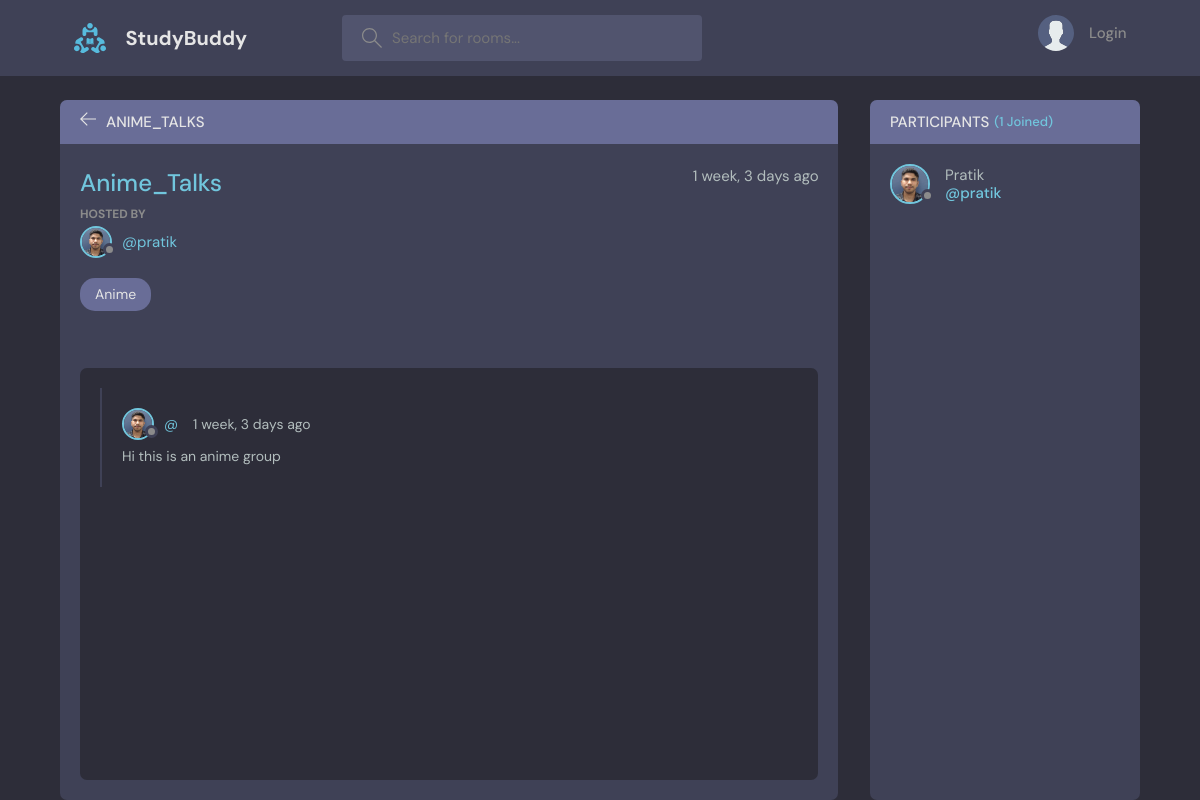
Page /room/2/ on the committed database.
### base/models.py (models this page shows, shortened)
class Room(models.Model):
    host = models.ForeignKey(User,on_delete=models.SET_NULL,null=True)
    topic = models.ForeignKey(Topic,on_delete=models.SET_NULL,null=True)
    name = models.CharField(max_length=200)
    description = models.TextField(null=True,blank=True)
    participants = models.ManyToManyField(User,related_name='participants',blank=True)
    updated = models.DateTimeField(auto_now=True) # takes a time stamp everytime the data is updated so basically
    created = models.DateTimeField(auto_now_add=True)  #timestamp is created when we create and save the instance
    class Meta:
        ordering = ['-updated','-created']

class User(AbstractUser):
    name = models.CharField(max_length=200 ,null=True)
    email = models.EmailField(unique=True)
    bio = models.TextField(blank=True,null=True)
    avatar = models.ImageField(null=True,default='avatar.svg')
    USERNAME_FIELD = 'email'
    REQUIRED_FIELDS = []

class Topic(models.Model):
  name = models.CharField(max_length=200)
  def __str__(self):
     return self.name

class Message(models.Model):
    owner = models.ForeignKey(User,on_delete=models.CASCADE)
    room = models.ForeignKey(Room,on_delete=models.CASCADE)#room get deleted all the message for that room is deleted
    body = models.TextField()
    updated = models.DateTimeField(auto_now=True)
    created = models.DateTimeField(auto_now_add=True)
    class Meta():
        ordering = ['-updated','-created']

### base/views.py (the view, shortened to what this page needs)
# urls.py: path('room/<int:pk>/',views.room,name='room'),
def room(request,pk):
    room=Room.objects.get(id=pk)
    room_messages=room.message_set.all()
    participants=room.participants.all()
    context={'room':room,'room_messages':room_messages,'participants':participants}
    return render(request,'base/room.html',context=context)

### base/templates/base/room.html (shortened to what this page needs)
{% extends 'main.html' %}
{% block content %}
<main class="profile-page layout layout--2">
  <div class="container">
    <div class="room">
      <div class="room__top">
        <div class="room__topLeft">
          <a href="{% url 'home' %}">
            <svg version="1.1" xmlns="http://www.w3.org/2000/svg" width="32" height="32" viewBox="0 0 32 32">
              <title>arrow-left</title>
              <path
                d="M13.723 2.286l-13.723 13.714 13.719 13.714 1.616-1.611-10.96-10.96h27.625v-2.286h-27.625l10.965-10.965-1.616-1.607z">
              </path>
            </svg>
          </a>
          <h3>{{ room.name }}</h3>
        </div>
      </div>
      <div class="room__box scroll">
        <div class="room__header scroll">
          <div class="room__info">
            <h3>{{room.name}}</h3>
            <span>{{room.created|timesince}} ago</span>
          </div>
          <div class="room__hosted">
            <p>Hosted By</p>
            <a href="{% url 'user-profile' room.host.id %}" class="room__author">
              <div class="avatar avatar--small">
                <img src="{{room.host.avatar.url}}" />
              </div>
              <span>@{{room.host.username}}</span>
            </a>
          </div>
          <span class="room__topics">{{room.topic}}</span>
        </div>
        <div class="room__conversation">
          <div class="threads scroll">
            {% for message in room_messages %}
            <div class="thread">
              <div class="thread__top">
                <div class="thread__author">
                  <a href="{% url 'user-profile' message.owner.id %}" class="thread__authorInfo">
                    <div class="avatar avatar--small">
                      <img src="{{message.owner.avatar.url}}" />
                    </div>
                    <span>@{{message.user.username}}</span>
                  </a>
                  <span class="thread__date">{{message.created|timesince}} ago</span>
                </div>
              </div>
              <div class="thread__details">
                {{message.body}}
              </div>
            </div>
            {% endfor %}
          </div>
        </div>
      </div>
    </div>
    <div class="participants">
      <h3 class="participants__top">Participants <span>({{participants.count}} Joined)</span></h3>
      <div class="participants__list scroll">
        {% for user in participants %}
        <a href="{%  url 'user-profile' user.id %}" class="participant">
          <div class="avatar avatar--medium">
            <img src="{{user.avatar.url}}" />
          </div>
          <p>
            {{user.name}}
            <span>@{{user.username}}</span>
          </p>
        </a>
        {% endfor %}
      </div>
    </div>
  </div>
</main>
{% endblock content %}

### rows in the picture
Room: name "ANIME_TALKS", name "Anime_Talks", created "1 week, 3 days", host.avatar (picture), host.username "pratik", topic "Anime"
Message: owner.avatar (picture), created "1 week, 3 days", body "Hi this is an anime group"
User: avatar (picture), name "Pratik", username "pratik"

### other values in the picture
{{ participants.count }} "1"
